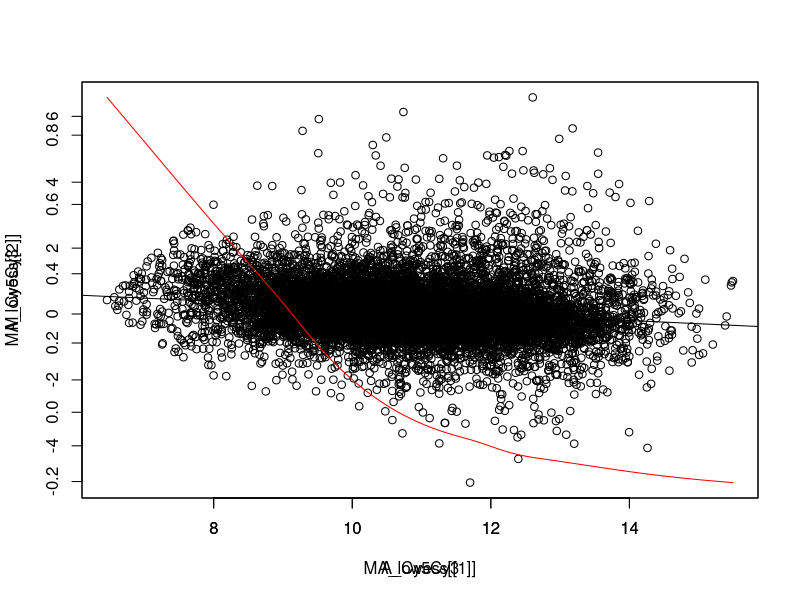
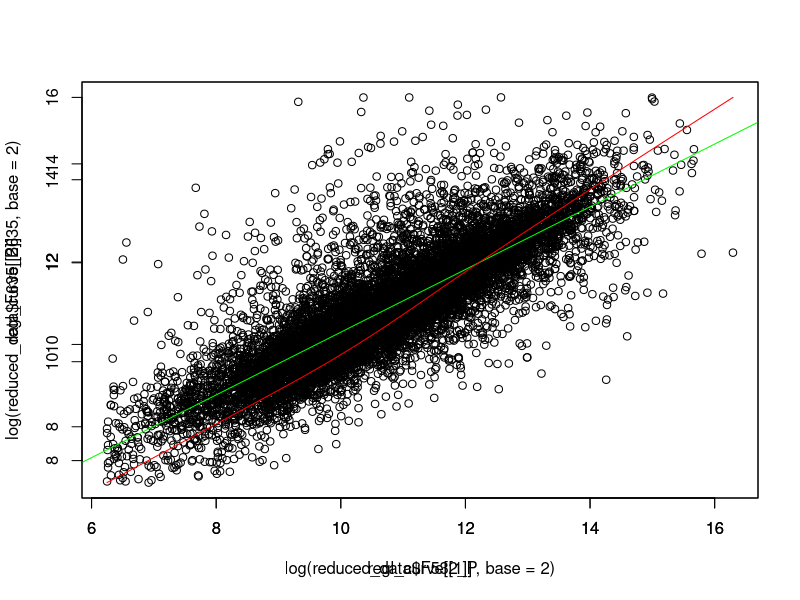
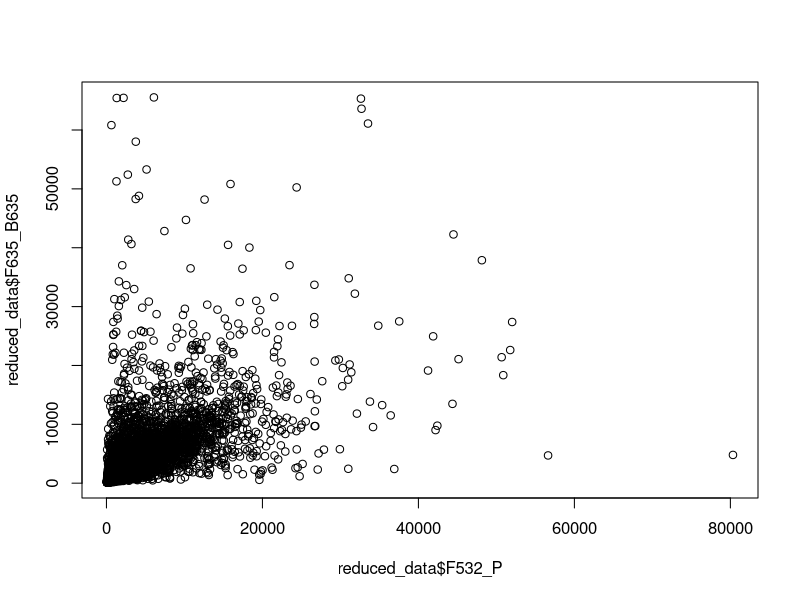
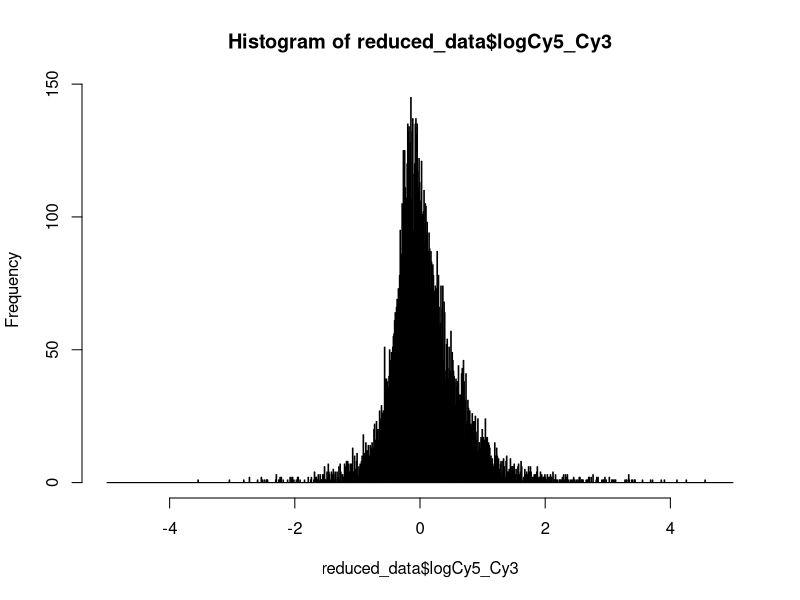

The R script that drew these images, in order:
rm(list=ls(all=TRUE));
data = read.csv("404410030_97ba06.csv");
reduced_data = cbind(data[5:6], data[84:85]);
regl_lowess = lowess(x=reduced_data$F635_B635, y=reduced_data$F532_B532)
F532_P = reduced_data$F532_B532 * ( regl_lowess[[1]]/regl_lowess[[2]] )
#m635 = median(reduced_data$F635_B635);#Using median
#m532 = median(reduced_data$F532_B532);
#m635 = mean(reduced_data$F635_B635);#Using mean
#m532 = mean(reduced_data$F532_B532);
#m635 = sum(reduced_data$F635_B635);#Using sum
#m532 = sum(reduced_data$F532_B532);
#totalR = m635/m532;
#F532_P = reduced_data$F532_B532 * totalR;
reduced_data = cbind(reduced_data, F532_P);
ratio_Cy5_Cy3 = reduced_data$F635_B635 / reduced_data$F532_P;
reduced_data = cbind(reduced_data, ratio_Cy5_Cy3);
reduced_data = reduced_data[order(reduced_data$ratio_Cy5_Cy3),]
logCy5_Cy3 = log(reduced_data$ratio_Cy5_Cy3)
reduced_data = cbind(reduced_data, logCy5_Cy3)
M_Cy5Cy3 = log(reduced_data$F635_B635,base=2) - log(reduced_data$F532_P,base=2)
A_Cy5Cy3 = (log(reduced_data$F635_B635,base=2) + log(reduced_data$F532_P,base=2))/2
reduced_data = cbind(reduced_data, M_Cy5Cy3, A_Cy5Cy3)
regl = lm(M_Cy5Cy3~A_Cy5Cy3)
plot(y=M_Cy5Cy3, x=A_Cy5Cy3)
abline(regl)
MA_lowess = lowess(y=M_Cy5Cy3, x=A_Cy5Cy3)
par(new=TRUE)
plot(x=MA_lowess[[1]],y=MA_lowess[[2]], col='red', type='l')
plot(y=log(reduced_data$F635_B635,base=2),x=log(reduced_data$F532_P,base=2))
regl_curve = lowess(y=log(reduced_data$F635_B635,base=2),x=log(reduced_data$F532_P,base=2))
regl_line = lm(log(reduced_data$F635_B635,base=2)~log(reduced_data$F532_P,base=2))
abline(regl_line, col='green')
par(new=TRUE)
plot(x=regl_curve[[1]], y=regl_curve[[2]], type='l', col='red')

plot(y=reduced_data$F635_B635, x=reduced_data$F532_P)
hist(reduced_data$logCy5_Cy3,breaks=c(-500:500/100))
#plot(reduced_data)
